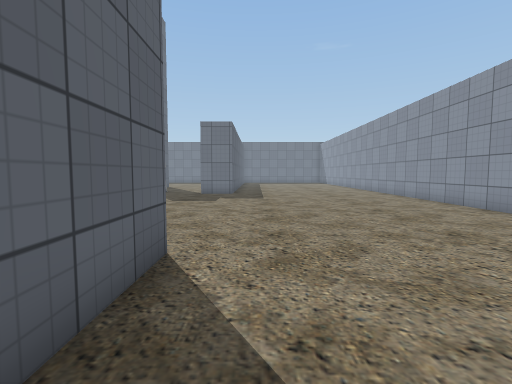
[1] (above)

22 first-person views from a walk through a 3-D level made in the Unity game engine. The camera is 1.2 m above the floor, tilts 4° down and sees 85° across. The floor is counted in squares, 1 m on a side. Each view is taken from the middle of a square. On the plan, view 1 faces up. The plan holds only what a view shows up to about 13 squares ahead; the rest is blank. The place goes on beyond the plan. The player character is not drawn. Some animated figures are left out. Some surface patterns are stand-ins.

[2]
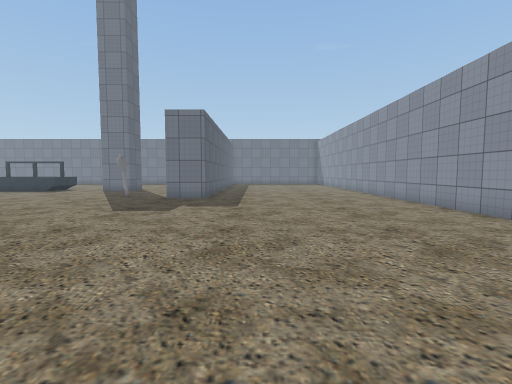

[3]
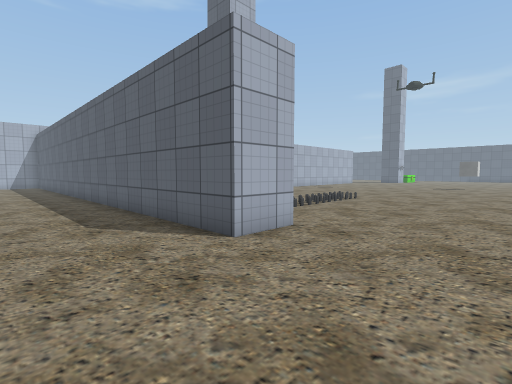

[4]
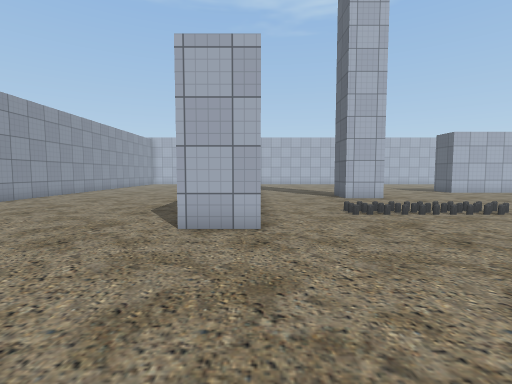

[5]
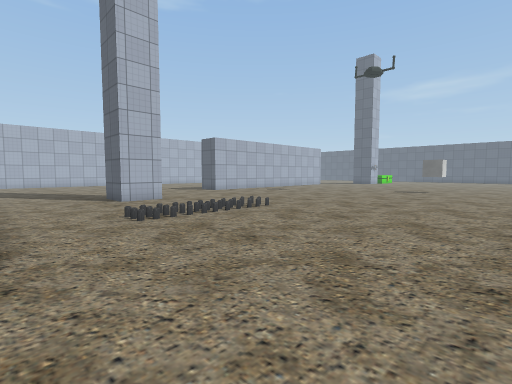

[6]
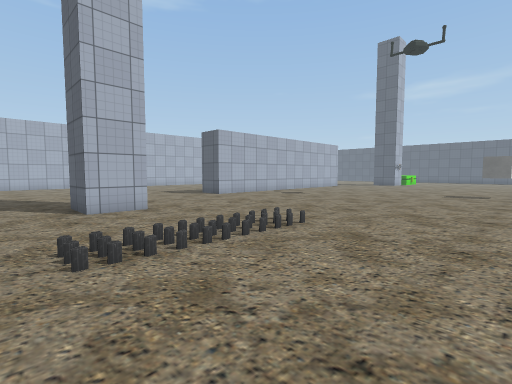

[7]
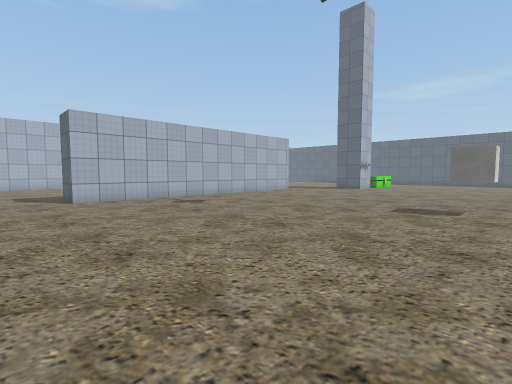

[8]
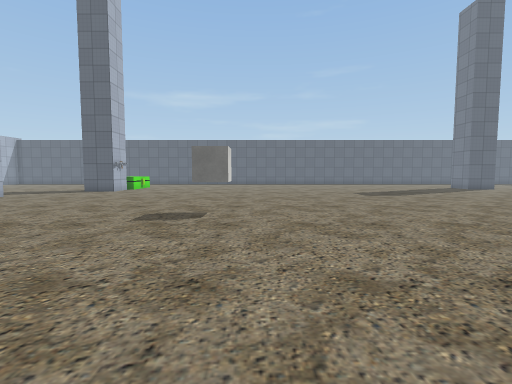

[9]
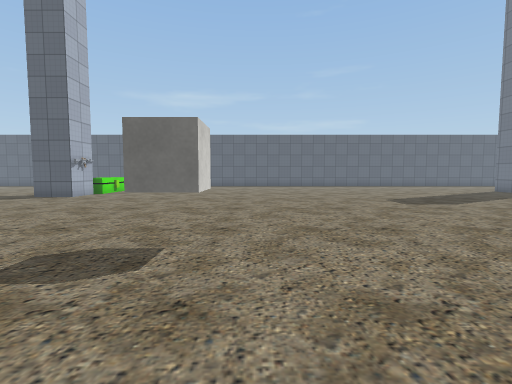

[10]
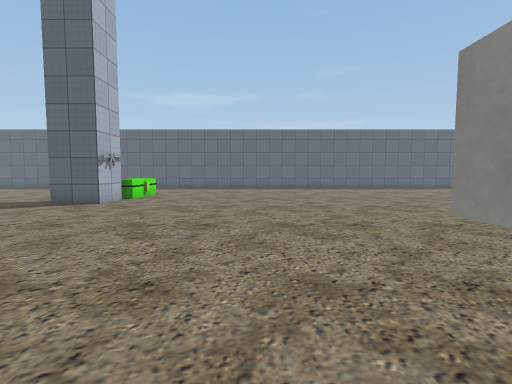

[11]
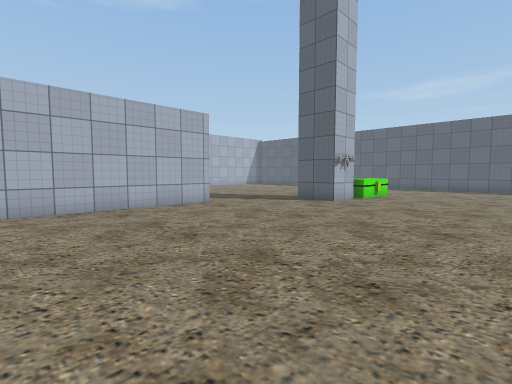

[12]
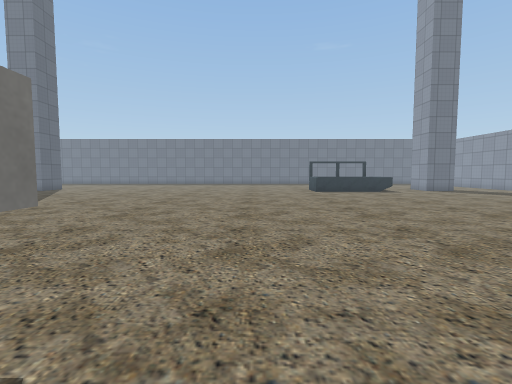

[13]
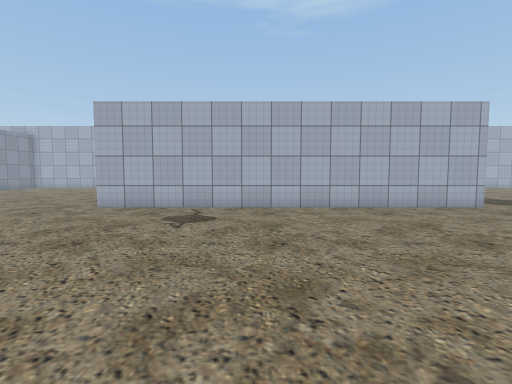

[14]
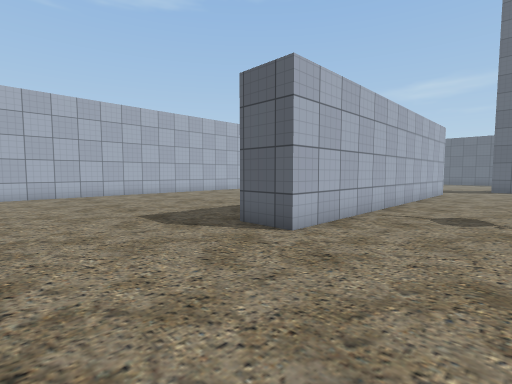

[15]
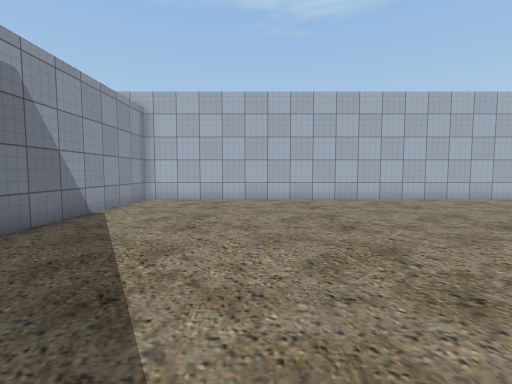

[16]
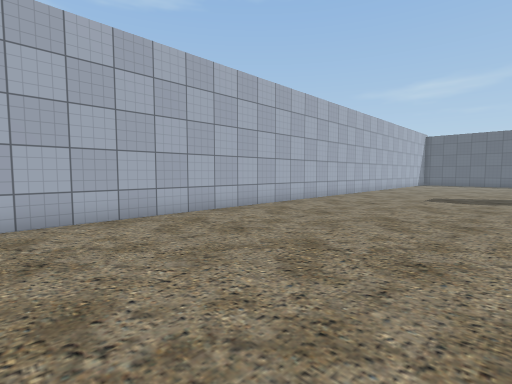

[17]
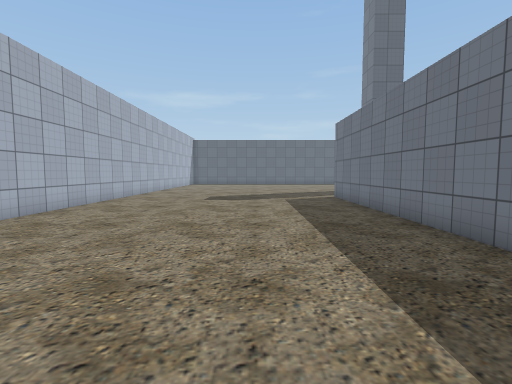

[18]
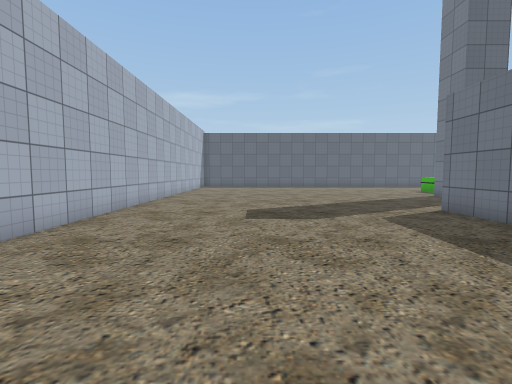

[19]
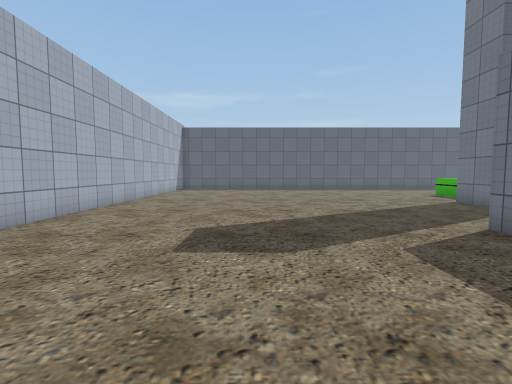

[20]
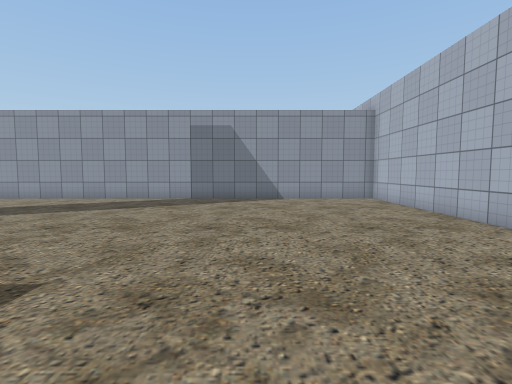

[21]
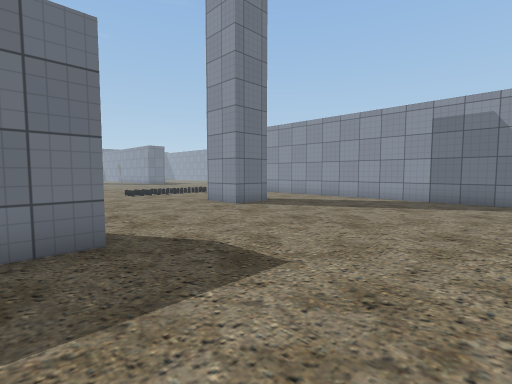

[22]
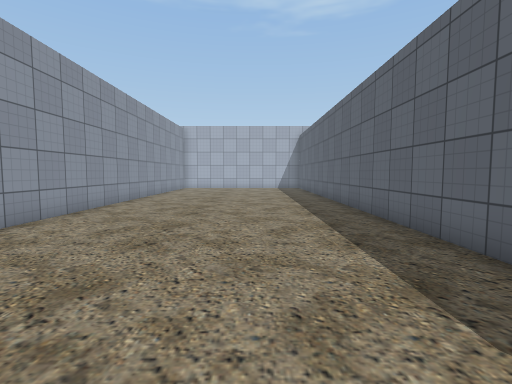

### Floor plan
Points are (right, up) in squares from view 1. A wall is a line through its corners. A room is listed if a view was taken in it or the views show most of it. See-through windows are left out.
Room 1 (views 1, 2, 3, 4, 5, 6, 7, 8, 9, 10, 11, 12, 13, 14, 15, 16, 17, 18, 19, 20, 21, 22)
walls: (-8.9, -2.9) (-7.2, -2.9) (-7.2, -4.8) (-8.9, -4.8) (-8.9, -2.9); (-18.1, -8.1) (-27.9, -8.1); (-3.1, 4.1) (-1.3, 4.1) (-1.3, -10); (-27.9, -6.5) (-14.6, -6.5) (-14.6, -8.1) (-15.9, -8.1); (-31.6, -3.4) (-31.6, -4.8) (-33.4, -4.8); (-33.4, -2.9) (-32.4, -2.9); (-1.2, 15.8) (-3.1, 15.8); (7.5, 8.1) (7.5, 16.1); (7.5, -10) (7.5, -1.4); (-35.1, -18.4) (-3.1, -18.4) (-3.1, -1.1)
objects: other object (-35, -3) to (-34, -3); other object (-32, -3); cube (-23, 4) to (-22, 5)

Where each view was taken, in squares from view 1:
view 1: 0 up, 0 right, facing up
view 2: 3 up, 1 right, facing up
view 3: 8 up, 2 right, facing down-left
view 4: 10 up, 3 left, facing down
view 5: 9 up, 3 left, facing down-left
view 6: 6 up, 5 left, facing down-left
view 7: 6 up, 12 left, facing down-left
view 8: 6 up, 14 left, facing left
view 9: 6 up, 18 left, facing left
view 10: 3 up, 21 left, facing left
view 11: 3 up, 21 left, facing down-left
view 12: 3 up, 20 left, facing up
view 13: 3 up, 20 left, facing down
view 14: 3 down, 10 left, facing down-left
view 15: 6 down, 8 left, facing down
view 16: 11 down, 13 left, facing down-left
view 17: 12 down, 14 left, facing left
view 18: 14 down, 19 left, facing left
view 19: 13 down, 22 left, facing left
view 20: 13 down, 16 left, facing right
view 21: 13 down, 16 left, facing up-right
view 22: 3 up, 2 right, facing down
